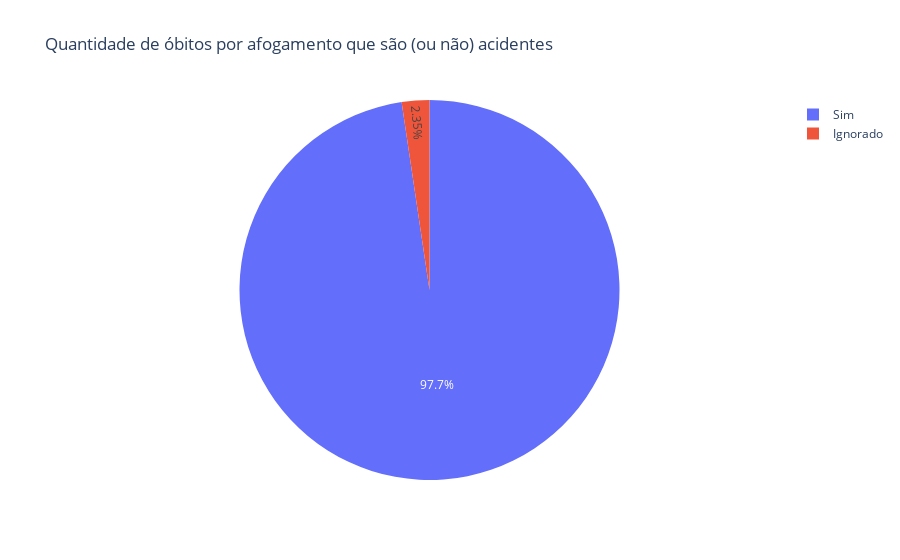

The code cell stored with this chart in its notebook:
### Code cell
labels = df_transport['ACIDENTE_TRABALHO'].value_counts().index
values = df_transport['ACIDENTE_TRABALHO'].value_counts().values

# Gráfico de pizza
fig = go.Figure(data=[go.Pie(labels=labels, values=values)])
fig.update(layout_title_text = 'Quantidade de óbitos por afogamento que são (ou não) acidentes')
fig.show()

### Figure 1 — Plotly figure (JSON) as saved in the notebook; plotly's stock layout.template omitted (floating-point values rounded to 4 significant figures)
{"data": [{"labels": ["Sim", "Ignorado"], "type": "pie", "values": [10604, 255]}], "layout": {"title": {"text": "Quantidade de óbitos por afogamento que são (ou não) acidentes"}}}
